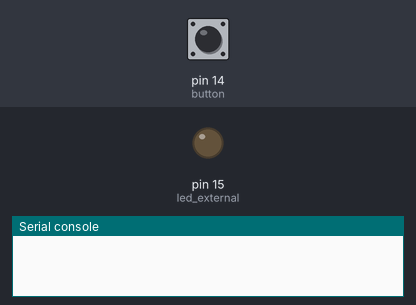
Bench run of a program on a simulated MicroPython board. Shown: output pins drawn as LEDs (lit = HIGH), the last lines printed to the serial console. Inputs (shaded band) come from the test bench; at power-on: pin 14 (button) LOW.

Above: at 1.2 s.
1.3 s: pin 14 (button) pulled HIGH for 0.15 s
At 1.37 s:
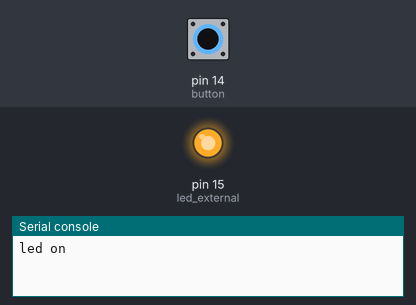
2.9 s: pin 14 (button) pulled HIGH for 1 s
At 5.1 s:
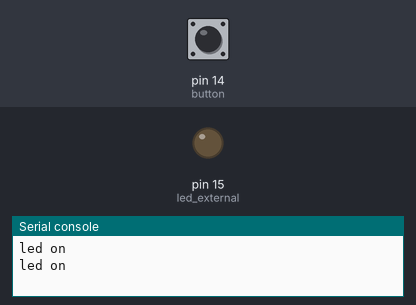
5.4 s: pin 14 (button) pulled HIGH for 3.2 s
At 6.5 s:
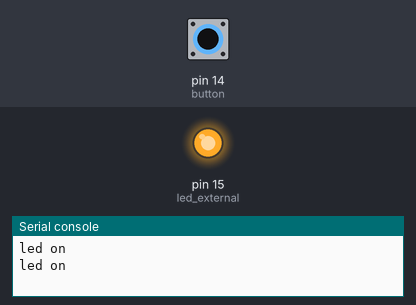
Timing chart, 0 to 10.1 s (numbered marks = the images above; inputs shaded):
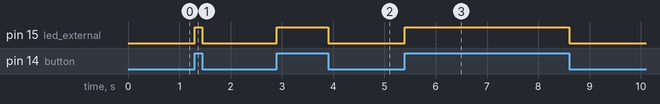

The program:

button.py
```python
import machine
import utime

button = machine.Pin(14, machine.Pin.IN, machine.Pin.PULL_DOWN)
led_external = machine.Pin(15, machine.Pin.OUT)
button_value = 0

while True:
    if button.value() == 1:
        button_value = 1
    while button.value() == 1:
        led_external.value(1)
        if button_value == 1:
            button_value = 0
            print('led on')
    led_external.value(0)
```

Measured:
- after the input at 1.3 s, pin 15 (led_external): LOW → HIGH at once, → LOW 0.15 s later
- after the input at 2.9 s, pin 15 (led_external): LOW → HIGH at once, → LOW 1.0 s later
- after the input at 5.4 s, pin 15 (led_external): LOW → HIGH at once, → LOW 3.2 s later
